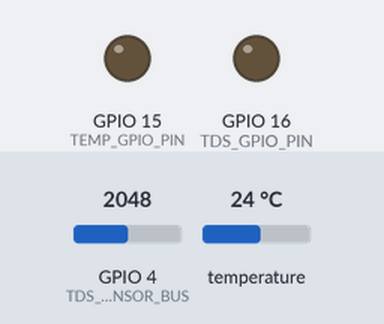
A sketch run on a simulated ESP32. Shown: output pins drawn as LEDs (lit = HIGH). The test bench sets the inputs (shaded band); at power-on: GPIO 4 (TDS_SENSOR_BUS) = 2048, temperature 24 °C. What the sketch prints to the serial monitor is not drawn.

Above: at 20.0 s.
Timing chart, 0 to 44.0 s (numbered marks = the images above):
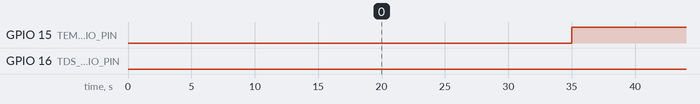

Measured:
- by itself, GPIO 15 (TEMP_GPIO_PIN): alternates HIGH for 12.7 s and LOW for 17.3 s
- by itself, GPIO 16 (TDS_GPIO_PIN): alternates HIGH for 12.0 s and LOW for 18.0 s
- by itself, everything shown: repeats every 30.0 s, in 3 steps

The sketch:

TempDS18B20_TDS_sketch_v4_class.ino
```cpp
// #include <Arduino.h>

#include <Wire.h>
#include <OneWire.h>
#include <DallasTemperature.h>
#include "OnewireTemperature.h"  // Temperature Sensor Class
#include "AnalogTds.h" // TDS sensor class

// Pin definitions
#define ONE_WIRE_BUS 2           // Data wire is plugged into port 2
#define TEMP_GPIO_PIN 15              // Power Port is GPIO PIN 15
#define TDS_SENSOR_BUS 4   // Data Wire is plugged into port 4
#define TDS_GPIO_PIN 16             // Power Port is GPIO PIN 15

// Sampling and sending intervals
#define samplingInterval 30000   // Interval for sampling (milliseconds)

// Global variables
float adjustedTemp = 0;         // Variable to store temperature
float adjustedTds = 0;           // Adjusted TDS calculation
bool codeExecuted = false;      // Flag for code execution

// Define sampling intervals for temperature and TDS sensors
#define SAMPLING_INTERVAL 30000   // Interval for temperature sampling (milliseconds)
#define READING_DURATION 12000    // Interval for TDS sampling (milliseconds)

// Define state machine states for each sensor
enum SensorState {
    SENSOR_OFF,
    SENSOR_INIT,
    SENSOR_STABILIZE,
    SENSOR_READ,
    SENSOR_SHUTDOWN
};

SensorState tempSensorState = SENSOR_OFF;
SensorState tdsSensorState = SENSOR_OFF;

unsigned long tempStateStartTime = 0;
unsigned long tdsStateStartTime = 0;

// Function prototypes
void startTemperatureSensor();
void stopTemperatureSensor();
void startTDSSensor();
void stopTDSSensor();
void temperatureSensorStateMachine();
void tdsSensorStateMachine();

// Create an instance of TemperatureSensor (onewire PIN, number of samples)
// Using the default value (10) for tempSenseIterations
TemperatureSensor tempSensor(ONE_WIRE_BUS);

// Providing a custom value for tempSenseIterations (e.g., 15)
// TemperatureSensor tempSensor(ONE_WIRE_BUS, 15);

// Create an instance of TemperatureSensor (voltage, kCoefficient, reference temp, GPIO PIN, number of samples)

// Using the default value (10) for tdsSenseIterations
TdsSensor tdsSensorInstance(3.3, 0.02, 25.0, 1024.0, TDS_SENSOR_BUS);

// Providing a custom value for tdsSenseIterations (e.g., 15)
// TdsSensor tdsSensorInstance(3.3, 0.02, 25.0, 1024.0, TDS_SENSOR_BUS, 15);

void setup() {
  Serial.begin(9600);                        // Start serial port for debugging
  // Wait for serial port to connect
  while (!Serial) {
    ;
  }
  pinMode(TEMP_GPIO_PIN, OUTPUT);                 // Set GPIO PIN as OUTPUT for controlling power
  pinMode(TDS_GPIO_PIN, OUTPUT);                 // Set GPIO PIN as OUTPUT for controlling power
  pinMode(ONE_WIRE_BUS, INPUT);                 // Set GPIO PIN as INPUT for reading data
  pinMode(TDS_SENSOR_BUS, INPUT);                 // Set GPIO PIN as INPUT for reading data
  Wire.begin();                              // Join I2C bus as master device (message sender)
  tempSensor.beginSensors();                // Start up the temperature sensor library

  // Perform initialization if code has not been executed before
  if (!codeExecuted) {
    delay(5000);                             // Brief setup delay
    Serial.println("Setup Complete.");       // Print setup message to serial monitor
    codeExecuted = true;                     // Set code execution flag
  }
}

void loop() {
    // Sampling temperature at regular intervals
    static unsigned long tempSamplingTime = millis();
    if (millis() - tempSamplingTime > SAMPLING_INTERVAL) {
        startTemperatureSensor();
        tempSamplingTime = millis();
    }

    // Sampling TDS after temperature sensor has finished
    temperatureSensorStateMachine();
    tdsSensorStateMachine();
}

void startTemperatureSensor() {
    tempSensorState = SENSOR_INIT;
}

void stopTemperatureSensor() {
    tempSensorState = SENSOR_OFF;
}

void startTDSSensor() {
    tdsSensorState = SENSOR_INIT;
}

void stopTDSSensor() {
    tdsSensorState = SENSOR_OFF;
}

void temperatureSensorStateMachine() {
  switch (tempSensorState) {
    case SENSOR_OFF:
        // Do nothing until instructed to turn on the sensor
        break;
    case SENSOR_INIT:
        // Initialize sensor
        tempStateStartTime  = millis();
        digitalWrite(TEMP_GPIO_PIN, HIGH); // Power on the sensor
        tempSensorState = SENSOR_STABILIZE;
        break;
    case SENSOR_STABILIZE:
        // Wait for sensor stabilization
        if (millis() - tempStateStartTime >= 2000) { // Wait for 2 seconds
            tempSensorState = SENSOR_READ; // Move to next state
        }
        break;
    case SENSOR_READ:
        // Read sensor data
        adjustedTemp = tempSensor.readAndAdjustTemp(); // Read and adjust temperature
        // By default the library reads every ~1s, so the duration must be times correctly according to buffer size
        if (millis() - tempStateStartTime  >= READING_DURATION) { // Wait for 10 seconds
          Serial.println(adjustedTemp); // Uncomment for debugging
          tempSensorState = SENSOR_SHUTDOWN; // Move to next state
        }
        break;
    case SENSOR_SHUTDOWN:
        // Power off the sensor
        digitalWrite(TEMP_GPIO_PIN, LOW);
        stopTemperatureSensor(); // Reset to initial state
        startTDSSensor();
        break;
  }
}

void tdsSensorStateMachine() {
  switch (tdsSensorState) {
    case SENSOR_OFF:
        // Do nothing until instructed to turn on the sensor
        break;
    case SENSOR_INIT:
        // Initialize sensor
        tdsStateStartTime = millis();
        digitalWrite(TDS_GPIO_PIN, HIGH); // Power on the sensor
        tdsSensorState = SENSOR_STABILIZE;
        break;
    case SENSOR_STABILIZE:
        // Wait for sensor stabilization
        if (millis() - tdsStateStartTime >= 2000) { // Wait for 2 seconds
            tdsSensorState = SENSOR_READ; // Move to next state
        }
        break;
    case SENSOR_READ:
        // Read sensor data
        adjustedTds = tdsSensorInstance.readAndAdjustTds(adjustedTemp);
        if (millis() - tdsStateStartTime >= READING_DURATION) { // Wait for 10 seconds
          Serial.println(adjustedTds); // Uncomment for debugging
          tdsSensorState = SENSOR_SHUTDOWN; // Move to next state
        }
        // Serial.println(adjustedTds); // Uncomment for debugging
        break;
    case SENSOR_SHUTDOWN:
        // Power off the sensor
        digitalWrite(TDS_GPIO_PIN, LOW);
        stopTDSSensor(); // Reset to initial state
        break;
  }
}
```

AnalogTds.h
```cpp
class TdsSensor {
private:
    // Constants for temperature coefficient calculation
    const float kCoefficient; // 2% Coefficient calculation
    const float referenceTemp; // reference temperature for the TDS sensor

    const int tdsSenseIterations; // number of measurements to take
    const float maxADCValue; // ADC bits
    const int SENSOR_INPUT_PIN; // Define the input PIN

    float VC; // the voltage on the pin powering the sensor
    float* analogBuffer; // Dynamic array for buffer
    int analogBufferIndex; // Index for the circular buffer

public:
    // Constructor
    TdsSensor(float voltageConstant, float kCoeff, float refTemp, float maxADC, int inputPin, int iterations = 10)
    : VC(voltageConstant), kCoefficient(kCoeff), referenceTemp(refTemp), maxADCValue(maxADC), SENSOR_INPUT_PIN(inputPin), tdsSenseIterations(iterations), analogBufferIndex(0) {
        // Allocate memory for the analog buffer
        analogBuffer = new float[tdsSenseIterations];
    }

    // Destructor
    ~TdsSensor() {
        // Deallocate memory for the analog buffer
        delete[] analogBuffer;
    }

    // Function to read analog value from sensor and store in buffer
    void analogReadAction() {
        float sensorValue = analogRead(SENSOR_INPUT_PIN);
        // Serial.println(sensorValue); // Uncomment for debugging
        analogBuffer[analogBufferIndex] = sensorValue;
        analogBufferIndex = (analogBufferIndex + 1) % tdsSenseIterations; // Circular buffer
    }

    // Function to compute median reading from buffer
    float computeMedian() {
        float sortedBuffer[tdsSenseIterations]; // Temporary array for sorting
        std::copy(analogBuffer, analogBuffer + tdsSenseIterations, sortedBuffer);
        std::sort(sortedBuffer, sortedBuffer + tdsSenseIterations);

        if (tdsSenseIterations % 2 == 0) {
            float median = (sortedBuffer[tdsSenseIterations / 2 - 1] + sortedBuffer[tdsSenseIterations / 2]) / 2.0f;
            return median;
        } else {
            return sortedBuffer[tdsSenseIterations / 2];
        }
    }

    // Function to adjust TDS reading based on temperature
    float adjustTds(float voltage, float temperature) {
        // Calculate temperature correction factor
        float tempCorrection = 1.0 + kCoefficient * (temperature - referenceTemp);

        // Calculate compensation voltage
        float compensationVoltage = voltage / tempCorrection;

        // Adjust TDS reading based on temperature
        return (133.42 / compensationVoltage * compensationVoltage * compensationVoltage - 255.86 * compensationVoltage * compensationVoltage + 857.39 * compensationVoltage) * 0.5;
    }

    // Combined function for reading analog value and adjusting TDS
    float readAndAdjustTds(float temperature) {
        analogReadAction();
        float medianSensorValue = computeMedian();
        float averageVoltage = medianSensorValue * VC / maxADCValue;
        return adjustTds(averageVoltage, temperature);
    }
};
```

OnewireTemperature.h
```cpp
class TemperatureSensor {
private:
    const int tempSenseIterations; // number of measurements to take
    OneWire oneWire;
    DallasTemperature sensors;
    float* analogBuffer; // Dynamic array for buffer
    int analogBufferIndex; // Index for the circular buffer

public:
   // Constructor
    TemperatureSensor(int oneWirePin, int iterations = 10) : oneWire(oneWirePin), sensors(&oneWire), tempSenseIterations(iterations), analogBufferIndex(0) {
        // Allocate memory for the analog buffer
        analogBuffer = new float[tempSenseIterations];
    }

    // Destructor
    ~TemperatureSensor() {
        // Deallocate memory for the analog buffer
        delete[] analogBuffer;
    }

    // Function to initialize the sensors object
    void beginSensors() {
        sensors.begin();
    }

    // Function to read temperature and update buffer
    void analogReadAction() {
        sensors.requestTemperatures();
        float sensorValue = sensors.getTempCByIndex(0);
        analogBuffer[analogBufferIndex] = sensorValue;
        analogBufferIndex = (analogBufferIndex + 1) % tempSenseIterations;
    }

    // Function to compute median temperature from buffer
    float computeMedian() {
        float sortedBuffer[tempSenseIterations]; // Temporary array for sorting
        std::copy(analogBuffer, analogBuffer + tempSenseIterations, sortedBuffer);
        std::sort(sortedBuffer, sortedBuffer + tempSenseIterations);

        if (tempSenseIterations % 2 == 0) {
            float median = (sortedBuffer[tempSenseIterations / 2 - 1] + sortedBuffer[tempSenseIterations / 2]) / 2.0f;
            return median;
        } else {
            return sortedBuffer[tempSenseIterations / 2];
        }
    }

    // Function to read and adjust temperature
    float readAndAdjustTemp() {
        analogReadAction();
        return computeMedian();
    }
};
```
